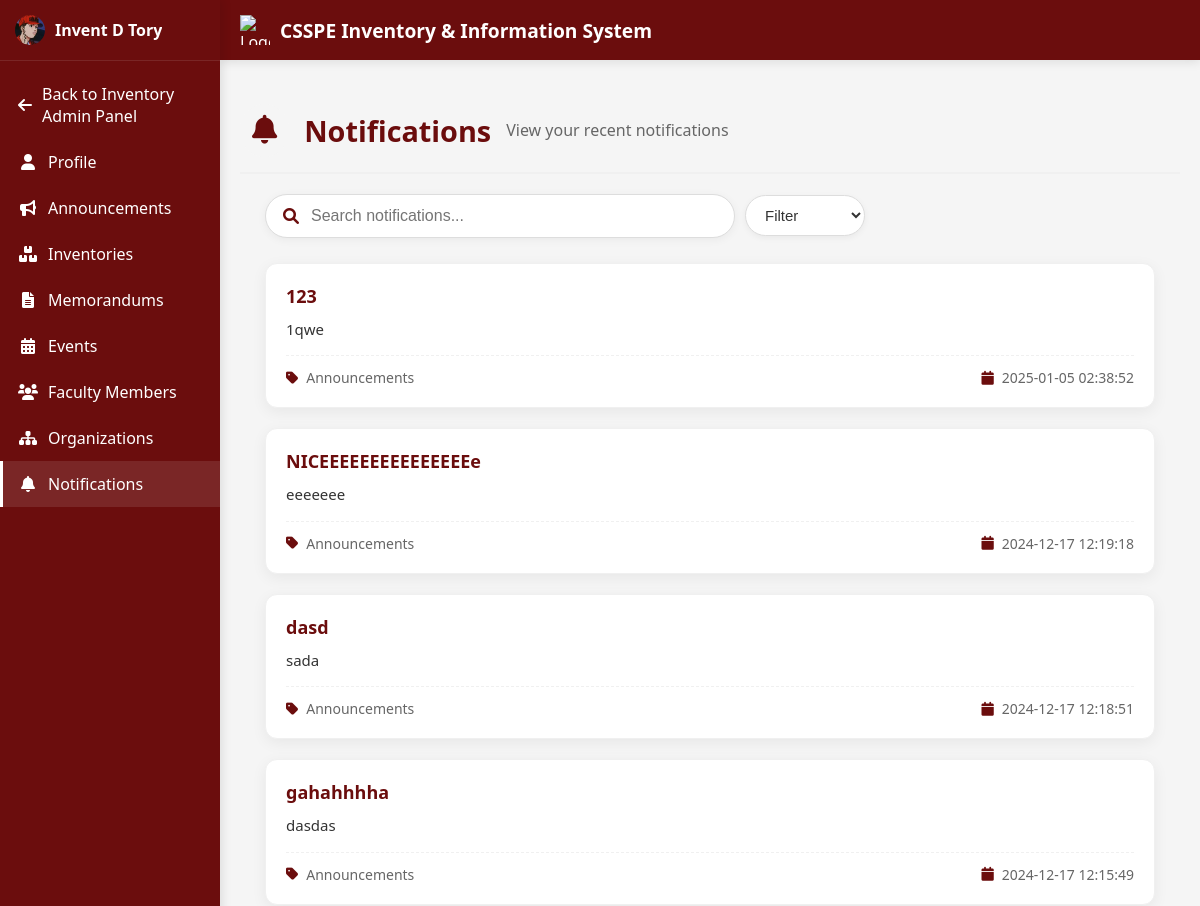
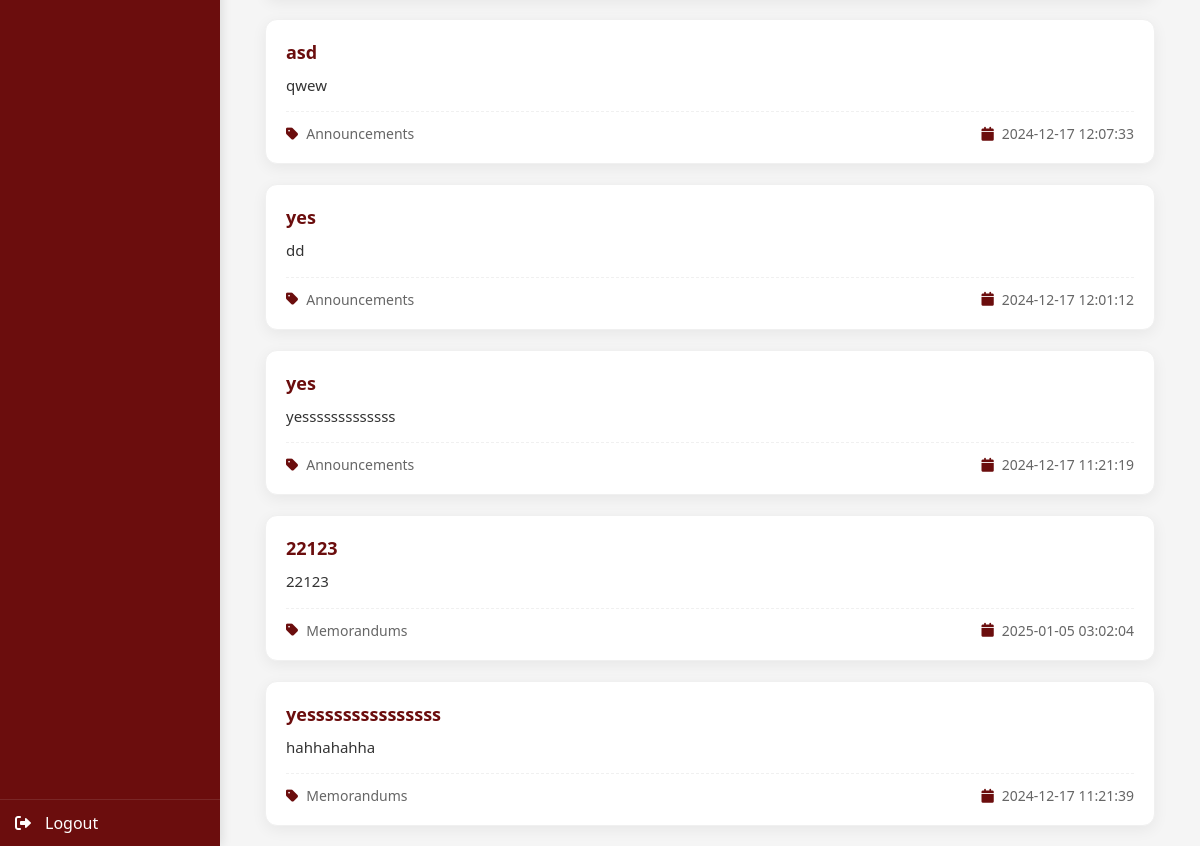
The app's page /homePage/notification.php (signed in) with its own data (2 pictures, top to bottom).
### tables this page shows
CREATE TABLE `users` (
  `id` int(11) NOT NULL,
  `first_name` varchar(100) NOT NULL,
  `last_name` varchar(100) NOT NULL,
  `middle_name` varchar(100) DEFAULT NULL,
  `email` varchar(255) NOT NULL,
  `address` text NOT NULL,
  `contact_no` varchar(15) NOT NULL,
  `rank` enum('Instructor','Assistant Professor','Associate Professor','Professor') NOT NULL,
  `password` varchar(255) NOT NULL,
  `created_at` timestamp NOT NULL DEFAULT current_timestamp(),
  `role` varchar(50) NOT NULL DEFAULT 'Instructor',
  `image` varchar(255) DEFAULT NULL,
  `department` varchar(255) NOT NULL,
  `ban` tinyint(1) DEFAULT 0,
  `status` tinyint(1) DEFAULT 0
);

CREATE TABLE `notifications` (
  `id` int(11) NOT NULL,
  `title` varchar(255) NOT NULL,
  `description` text DEFAULT NULL,
  `uploaded_at` timestamp NOT NULL DEFAULT current_timestamp(),
  `type` enum('Memorandums','Announcements') NOT NULL,
  `is_read` tinyint(1) DEFAULT 0
);

### homePage/notification.php (the view, shortened to what this page needs)
<?php
require_once '../conn/conn.php';
$userid = $_SESSION['user_id'];
$query = "SELECT first_name, middle_name, last_name, image FROM users WHERE id = ?";
$stmt = $conn->prepare($query);
$stmt->bind_param("i", $userid);
$stmt->execute();
$result = $stmt->get_result();
if ($result->num_rows > 0) {
    $row = $result->fetch_assoc();
    $fullName = trim($row['first_name'] . ' ' . $row['middle_name'] . ' ' . $row['last_name']);
    $image = $row['image'];
} else {
    $fullName = "User Not Found";
}
$query = "SELECT type, title, description, DATE_FORMAT(uploaded_at, '%Y-%m-%d %H:%i:%s') AS formatted_date
          FROM notifications
          ORDER BY uploaded_at DESC";
$result = $conn->query($query);
$notifications = [
    'Announcements' => [],
    'Memorandums' => []
];
if ($result->num_rows > 0) {
    while ($row = $result->fetch_assoc()) {
        $notifications[$row['type']][] = $row;
    }
}
?>
<!DOCTYPE html>
<html lang="en">
<head>
    <link href="https://cdnjs.cloudflare.com/ajax/libs/font-awesome/6.0.0-beta3/css/all.min.css" rel="stylesheet">
</head>
<body>
    <div class="sidebar" id="sidebar">
        <div class="sidebar-header">
            <img src="../assets/img/<?= !empty($image) ? htmlspecialchars($image) : 'CSSPE.png' ?>" alt="Profile">
            <span><?php echo $fullName; ?></span>
        </div>
        <div style="display: flex; flex-direction: column; padding: 10px 0;">
            <?php if ($_SESSION['user_role'] === 'inventory_admin'): ?>
                <a href="../inventoryAdmin/index.php" class="sidebar-link">
                    <i class="fas fa-arrow-left"></i> Back to Inventory Admin Panel
                </a>
            <?php elseif ($_SESSION['user_role'] === 'information_admin'): ?>
                <a href="../informationAdmin/index.php" class="sidebar-link">
                    <i class="fas fa-arrow-left"></i> Back to Information Admin Panel
                </a>
            <?php elseif ($_SESSION['user_role'] === 'super_admin'): ?>
                <a href="../superAdmin/index.php" class="sidebar-link">
                    <i class="fas fa-arrow-left"></i> Back to Super Admin Panel
                </a>
            <?php endif; ?>
            <a href="../homePage/profile.php" class="sidebar-link">
                <i class="fas fa-user"></i> Profile
            </a>
            <a href="../homePage/" class="sidebar-link">
                <i class="fas fa-bullhorn"></i> Announcements
            </a>
            <a href="../homePage/borrowing.php" class="sidebar-link">
                <i class="fas fa-boxes"></i> Inventories
            </a>
            <a href="../homePage/memorandumHome.php" class="sidebar-link">
                <i class="fas fa-file-alt"></i> Memorandums
            </a>
            <a href="../homePage/events.php" class="sidebar-link">
                <i class="fas fa-calendar-alt"></i> Events
            </a>
            <a href="../homePage/members.php" class="sidebar-link">
                <i class="fas fa-users"></i> Faculty Members
            </a>
            <a href="../homePage/organization.php" class="sidebar-link">
                <i class="fas fa-sitemap"></i> Organizations
            </a>
            <a href="../homePage/notification.php" class="sidebar-link active">
                <i class="fas fa-bell"></i> Notifications
            </a>
        </div>
        <a href="../logout.php" class="sidebar-footer">
            <i class="fas fa-sign-out-alt"></i> Logout
        </a>
    </div>
    <div class="main-content" id="mainContent">
        <div class="header">
            <img src="/dionSe/assets/img/CSSPE.png" alt="Logo">
            <h1>CSSPE Inventory & Information System</h1>
        </div>
        <div class="page-content">
            <div class="content-container">
                <h2 class="page-title">
                    <i class="fas fa-bell"></i>
                    Notifications
                    <span>View your recent notifications</span>
                </h2>
                <div class="searchContainer">
                    <input class="searchBar" type="text" placeholder="Search notifications..."
                        oninput="searchNotifications()" id="searchInput">
                    <select class="filterDropdown" id="filterDropdown" onchange="filterNotifications()">
                        <option value="">Filter</option>
                    </select>
                </div>
                <div class="notificationsContainer" id="notifContainer">
                    <?php foreach ($notifications as $type => $notificationList): ?>
                        <?php if (!empty($notificationList)): ?>
                            <?php foreach ($notificationList as $notification): ?>
                                <div class="notificationCard"
                                    data-description="<?php echo htmlspecialchars($notification['description']); ?>"
                                    data-created-at="<?php echo htmlspecialchars($notification['formatted_date']); ?>">
                                    <div class="notificationContent">
                                        <h3 class="notificationTitle"><?php echo htmlspecialchars($notification['title']); ?></h3>
                                        <p class="notificationDesc"><?php echo htmlspecialchars($notification['description']); ?>
                                        </p>
                                        <div class="notificationMeta">
                                            <div class="notificationType">
                                                <i class="fas fa-tag"></i>
                                                <span><?php echo htmlspecialchars($type); ?></span>
                                            </div>
                                            <div class="notificationDate">
                                                <i class="fas fa-calendar"></i>
                                                <span><?php echo htmlspecialchars($notification['formatted_date']); ?></span>
                                            </div>
                                        </div>
                                    </div>
                                </div>
                            <?php endforeach; ?>
                        <?php endif; ?>
                    <?php endforeach; ?>
                </div>
            </div>
        </div>
    </div>
</body>
</html>

### homePage/notification.php (style rules this page uses)
body, html { margin: 0; padding: 0; font-family: 'Segoe UI', Tahoma, Geneva, Verdana, sans-serif; background-color: #f5f5f5; scroll-behavior: smooth; }
* { box-sizing: border-box; }
:root { --primary: #6B0D0D; --primary-dark: #540A0A; --secondary: #6c757d; --secondary-dark: #5a6268; --light: #f9f9f9; --lighter: #f5f5f5; --border: #f0f0f0; --text: #333; --text-light: #666; --white: #fff; }
.sidebar { position: fixed; width: 250px; height: 100%; background-color: var(--primary); color: var(--white); overflow-y: auto; transition: all 0.3s ease; z-index: 100; box-shadow: 2px 0 10px rgba(0, 0, 0, 0.1); }
.main-content { margin-left: 250px; transition: all 0.3s ease; }
.sidebar-header { padding: 15px; border-bottom: 1px solid rgba(255, 255, 255, 0.1); display: flex; align-items: center; gap: 10px; }
.sidebar-header img { width: 30px; height: 30px; object-fit: cover; border-radius: 50%; }
.sidebar-header span { font-weight: bold; white-space: nowrap; overflow: hidden; text-overflow: ellipsis; }
.sidebar-link { color: white; text-decoration: none; padding: 12px 15px; transition: background 0.3s; display: flex; align-items: center; border-left: 3px solid transparent; }
.sidebar-link.active { background-color: rgba(255, 255, 255, 0.1); border-left-color: white; }
.sidebar-link i { width: 20px; margin-right: 10px; text-align: center; }
.sidebar-footer { color: white; text-decoration: none; padding: 12px 15px; position: absolute; bottom: 0; width: 100%; box-sizing: border-box; display: flex; align-items: center; border-top: 1px solid rgba(255, 255, 255, 0.1); }
.sidebar-footer i { width: 20px; margin-right: 10px; }
.header { background-color: var(--primary); color: white; padding: 15px 20px; display: flex; align-items: center; gap: 10px; box-shadow: 0 2px 10px rgba(0, 0, 0, 0.1); }
.header img { width: 30px; height: 30px; object-fit: contain; }
.header h1 { margin: 0; font-size: 1.2rem; font-weight: bold; }
.page-content { padding: 20px; }
.content-container { max-width: 1200px; margin: 0 auto; }
.page-title { font-size: 1.8rem; margin-bottom: 20px; color: var(--primary); display: flex; align-items: center; border-bottom: 2px solid var(--border); padding-bottom: 15px; }
.page-title i { margin-right: 15px; background-color: var(--lighter); padding: 12px; border-radius: 50%; color: var(--primary); }
.page-title span { font-size: 16px; font-weight: normal; margin-left: 15px; color: var(--text-light); }
.searchContainer { margin: 0 25px; position: relative; max-width: 600px; display: flex; gap: 10px; align-items: center; }
.searchBar { width: 100%; padding: 12px 20px 12px 45px; border: 1px solid #ddd; border-radius: 30px; font-size: 16px; box-shadow: 0 2px 10px rgba(0, 0, 0, 0.05); transition: all 0.3s ease; }
.searchContainer::before { content: "\f002"; font-family: "Font Awesome 5 Free"; font-weight: 900; position: absolute; left: 18px; top: 50%; transform: translateY(-50%); color: var(--primary); font-size: 16px; }
.filterDropdown { padding: 10px 15px; border: 1px solid #ddd; border-radius: 30px; font-size: 15px; background-color: var(--white); color: var(--text); cursor: pointer; outline: none; transition: all 0.3s ease; box-shadow: 0 2px 6px rgba(0, 0, 0, 0.05); min-width: 120px; }
.notificationsContainer { display: flex; flex-direction: column; gap: 20px; margin-top: 25px; padding: 0 25px; }
.notificationCard { background-color: var(--white); border-radius: 12px; box-shadow: 0 4px 15px rgba(0, 0, 0, 0.06); transition: all 0.3s ease; overflow: hidden; position: relative; border: 1px solid var(--border); }
.notificationContent { padding: 20px; }
.notificationTitle { font-size: 18px; font-weight: 600; color: var(--primary); margin: 0 0 10px 0; }
.notificationDesc { font-size: 15px; color: var(--text); margin: 0 0 15px 0; line-height: 1.5; }
.notificationMeta { display: flex; justify-content: space-between; align-items: center; padding-top: 12px; border-top: 1px dashed var(--border); font-size: 14px; color: var(--text-light); }
.notificationType { display: inline-flex; align-items: center; gap: 8px; }
.notificationType i { color: var(--primary); }
.notificationDate { display: inline-flex; align-items: center; gap: 8px; }
.notificationDate i { color: var(--primary); }
@media (max-width: 1200px) { .sidebar { width: 220px; } }
@media (max-width: 1200px) { .main-content { margin-left: 220px; } }

### records on screen
users: image (picture), fullName "Invent D Tory"
notifications: title "123", description "1qwe", type "Announcements", formatted_date "2025-01-05 02:38:52"
notifications: title "NICEEEEEEEEEEEEEEEe", description "eeeeeee", type "Announcements", formatted_date "2024-12-17 12:19:18"
notifications: title "dasd", description "sada", type "Announcements", formatted_date "2024-12-17 12:18:51"
notifications: title "gahahhhha", description "dasdas", type "Announcements", formatted_date "2024-12-17 12:15:49"
notifications: title "asd", description "qwew", type "Announcements", formatted_date "2024-12-17 12:07:33"
notifications: title "yes", description "dd", type "Announcements", formatted_date "2024-12-17 12:01:12"
notifications: title "yes", description "yesssssssssssss", type "Announcements", formatted_date "2024-12-17 11:21:19"
notifications: title "22123", description "22123", type "Memorandums", formatted_date "2025-01-05 03:02:04"
notifications: title "yesssssssssssssss", description "hahhahahha", type "Memorandums", formatted_date "2024-12-17 11:21:39"
